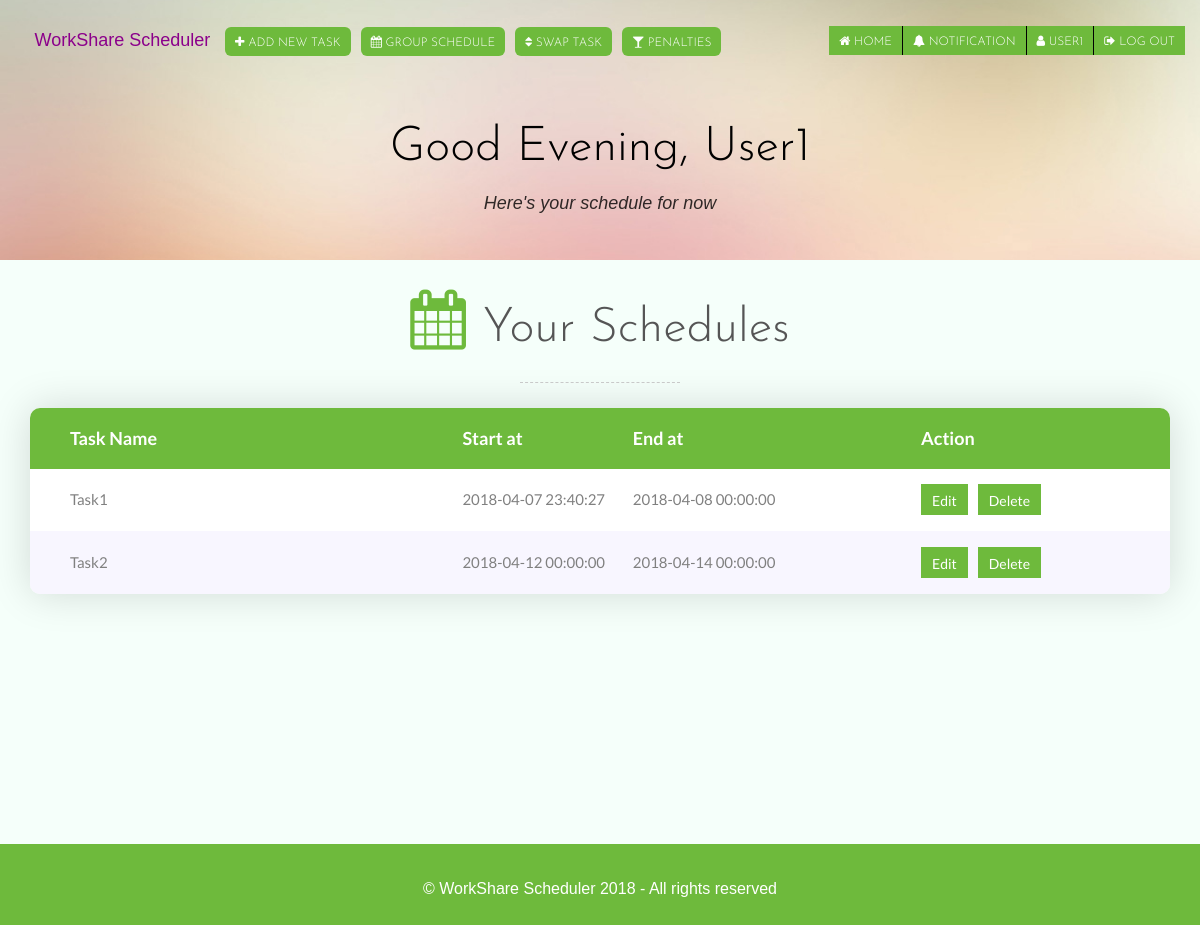
/home/index (signed in), run on the app's committed database.
### tables this page shows
CREATE TABLE `tasks` (
  `id` int(11) NOT NULL,
  `user_id` int(11) DEFAULT NULL,
  `task_name` varchar(255) NOT NULL,
  `start_at` datetime DEFAULT NULL,
  `end_at` datetime DEFAULT NULL
);

### modules/HomeModule/HomeController.php (called while the page is built, shortened)
<?php
require_once("services/TaskService.php");
class HomeController
{
    private $TaskService;
    public function __construct()
    {
        $db = new DbContext();
        $dbConnection = $db->dbConnection;
        $this->TaskService = new TaskService($dbConnection);
    }
    public function index()
    {
        $b = time();
        $hour = date("g", $b);
        $m    = date("A", $b);
		if ($m == "AM") {
            $msg = "Good Morning,";
            }
        else if ($m == "PM") {
            if ($hour == 12 || ($hour >1 && $hour <6 )) {
                $msg = "Good Afternoon,";
            } else	{
                $msg = "Good Evening,";
            }
        }
        $result = $this->TaskService->fetchUserTasks();
        if($result != false){
            $total_tasks = count($result);
        }else{
            $total_tasks = 0;
        }
        $this->view = "modules/HomeModule/HomeView.php";
        require_once($this->view);
    }
}

### services/TaskService.php (called while the page is built, shortened)
<?php
class TaskService
{
    private $db;
    function __construct($dbConnection)
    {
        $this->db = $dbConnection;
    }
    public function fetchUserTasks()
    {
        $sql = "SELECT `id`,`task_name`,`start_at`,`end_at` from `tasks` WHERE `user_id`=?";
        if($stmt = $this->db->prepare($sql))
        {
            $stmt->bind_param("i", $_SESSION['user_id']);
            $stmt->execute();
            $stmt->bind_result($id,$taskName, $startAt,$endAt);
            while ($stmt->fetch()) {
                $fetchData[] =  [$id,$taskName, $startAt,$endAt];
            }
            if(isset($fetchData)){
                return $fetchData;
            }
            else{
                return false;
            }
        }else{
            return false;
        }
    }
}

### modules/HomeModule/HomeView.php (the view, shortened to what this page needs)
<div class="top-content">
    <div class="container">
        <div class="row">
            <div class="col-sm-12 text wow fadeInLeft">
                <h1><?php echo $msg; ?> <?php if(isset($_SESSION['username'])) { echo $_SESSION['username'];} ?></h1>
                <div class="description">
                    <p class="medium-paragraph">
                        <?php if($total_tasks > 0){ ?>
                        <i>Here's your schedule for now</i>
                        <?php } ?>
                    </p>
                </div>
            </div>
        </div>
    </div>
</div>
<div class="features-container section-container">
    <div class="container">
        <div class="row">
            <div class="col-sm-12 features section-description wow fadeIn top-margin">
                <div class="col-sm-12 features features-box section-description wow fadeIn animated" style="visibility: visible; animation-name: fadeIn;">
                    <div class="col-sm-12 features-box-icon">
                        <i class="fa fa-calendar"></i> <h2>Your Schedules</h2>
                    </div>
                    <div class="clearfix"></div>
                    <div class="divider-1"><div class="line"></div></div>
                </div>
                <div class="fadeInLeft">
                    <div class="container-table100">
                        <div class="wrap-table100">
                            <div class="table100 ver1 m-b-110">
                                <div class="table100-head">
                                    <table id="my-table">
                                        <thead>
                                        <tr class="row100 head">
                                            <th class="cell100 column1">Task Name</th>
                                            <th class="cell100 column2">Start at</th>
                                            <th class="cell100 column3">End at</th>
                                            <th class="cell100 column4">Action</th>
                                        </tr>
                                        </thead>
                                    </table>
                                </div>
                                <div class="table100-body js-pscroll">
                                    <table>
                                        <tbody>
                                        <?php if($total_tasks > 0){ foreach($result as $task_result) { ?>
                                        <tr class="row100 body">
                                            <td class="cell100 column1"><?php echo $task_result[1]; ?></td>
                                            <td class="cell100 column2"><?php echo $task_result[2]; ?></td>
                                            <td class="cell100 column3"><?php echo $task_result[3]; ?></td>
                                            <td class="cell100 column4"><a href="<?php echo URL_PATH.'/task/edit/'.$task_result[0]; ?>" class="btn btn-link-3 btn-link">Edit</a><a href="<?php echo URL_PATH.'/task/delete/'.$task_result[0]; ?>" class="btn btn-link-3 btn-link">Delete</a</td>
                                        </tr>
                                        <?php } } ?>
                                        </tbody>
                                    </table>
                                </div>
                            </div>
                        </div>
                    </div>
                </div>
            </div>
        </div>
    </div>
</div>

### index.php (shortened to what this page needs)
<?php
$parameter = null;
if (isset($_GET['controller']) && isset($_GET['action']))
{
    $parameter = isset($_GET['parameter']) ? strtolower($_GET['parameter']) : null;
}
?>
<!DOCTYPE html>
<html lang="en">
<head>
    <?php require_once('includes/header.php'); ?>
</head>
<body>
    <?php require_once('includes/navigation-bar.php'); ?>
    <?php include_once("config/router.php"); ?>
    <?php require_once('includes/footer.php'); ?>
</body>
</html>

### includes/header.php (shortened to what this page needs)
<link rel="stylesheet" href="<?php echo URL_PATH .'/' ?>assets/bootstrap/css/bootstrap.min.css">
<link rel="stylesheet" href="<?php echo URL_PATH .'/' ?>assets/font-awesome/css/font-awesome.min.css">
<link rel="stylesheet" href="<?php echo URL_PATH .'/' ?>assets/css/animate.css">
<link rel="stylesheet" href="<?php echo URL_PATH .'/' ?>assets/css/style.css">
<link rel="stylesheet" type="text/css" href="<?php echo URL_PATH .'/' ?>assets/vendor/perfect-scrollbar/perfect-scrollbar.css">
<link rel="stylesheet" href="<?php echo URL_PATH .'/' ?>assets/css/util.css">
<link rel="stylesheet" href="<?php echo URL_PATH .'/' ?>assets/css/main.css">
<link rel="stylesheet" href="<?php echo URL_PATH .'/' ?>assets/css/forms.css">

### includes/navigation-bar.php (shortened to what this page needs)
<nav class="navbar navbar-fixed-top navbar-no-bg" role="navigation">
    <div class="container-fluid">
        <div class="col-sm-12">
            <div class="navbar-header">
                <a class="navbar-brand" href="//localhost/wss/user/login"> WorkShare Scheduler</a>
            </div>
            <div class="collapse navbar-collapse" id="top-navbar-1">
                <ul class="nav navbar-nav navbar-left" style="margin-top: 8px;">
                    <li><a href="<?php echo URL_PATH.'/task/add'; ?>" class="btn btn-link-3"><i class="fa fa-plus"></i> Add New Task</a></li>
                    <li><a href="<?php echo URL_PATH.'/task/listschedule'; ?>" class="btn btn-link-3"><i class="fa fa-calendar"></i> Group Schedule</a></li>
                    <li><a href="<?php echo URL_PATH.'/swap/index'; ?>" class="btn btn-link-3"><i class="fa fa-sort"></i> Swap Task</a></li>
                    <li><a href="<?php echo URL_PATH.'/penalty/index'; ?>" class="btn btn-link-3"><i class="fa fa-glass"></i> Penalties</a></li>
                </ul>
                <ul class="nav navbar-nav navbar-right" style="margin-top: 16px;">
                    <li><a href="<?php echo URL_PATH.'/user/login'; ?>" class="btn btn-link-3" style="margin: 0;border-radius: 0;border-right: 1px solid black;"><i class="fa fa-home"></i> Home</a></li>
                    <li><a href="<?php echo URL_PATH.'/swap/notification'; ?>" class="btn btn-link-3" style="margin: 0;border-radius: 0;border-right: 1px solid black;"><i class="fa fa-bell"></i> Notification</a></li>
                    <?php if(isset($_SESSION['user_id'])){ ?>
                    <li><a href="<?php echo URL_PATH.'/home/profile'; ?>" class="btn btn-link-3" style="margin: 0;border-radius: 0;border-right: 1px solid black;"><i class="fa fa-user"></i> <?php echo $_SESSION['username']; ?></a></li>
                    <?php } ?>
                    <?php if(isset($_SESSION['user_id'])){ ?>
                        <li><a href="<?php echo URL_PATH.'/user/logout'; ?>" class="btn btn-link-3" style="margin: 0;border-radius: 0;"><i class="fa fa-sign-out"></i> Log Out</a></li>
                    <?php }else{ ?>
                        <li><a href="<?php echo URL_PATH.'/user/login'; ?>" class="btn btn-link-3" style="margin: 0;border-radius: 0;"><i class="fa fa-sign-in"></i> Log In</a></li>
                    <?php } ?>
                </ul>
            </div>
        </div>
    </div>
</nav>

### config/router.php (shortened to what this page needs)
<?php
function callAction($controller, $action, $parameter)
{
    switch ($controller) {
        case "home":
            require_once("modules/HomeModule/HomeController.php");
            $controller = new HomeController();
            break;
    }
    if ($parameter) {
        $controller->{$action}($parameter);
    } else {
        $controller->{$action}();
    }
}
callAction($controller, $action, $parameter);

### includes/footer.php (shortened to what this page needs)
<footer>
    <div class="container">
        <div class="row">
            <div class="col-sm-12 footer-copyright">
                &copy; WorkShare Scheduler 2018 - All rights reserved
            </div>
        </div>
    </div>
</footer>

### assets/css/style.css (style rules this page uses)
body { font-family: 'Roboto', sans-serif; font-size: 16px; font-weight: 300; color: #888; line-height: 30px; text-align: center; }
.btn-link { padding: 6px 10px 3px 10px !important; background: #6eba3c !important; color: #fff !important; margin-right: 10px; }
a, a:hover, a:focus { color: #8b008b; text-decoration: none; -o-transition: all .3s; -moz-transition: all .3s; -webkit-transition: all .3s; -ms-transition: all .3s; transition: all .3s; }
h1, h2 { margin-top: 10px; font-family: 'Josefin Sans', sans-serif; font-size: 48px; font-weight: 300; color: #555; line-height: 56px; }
.medium-paragraph { font-size: 18px; line-height: 34px; }
.section-container { margin: 0 auto; padding-bottom: 80px; }
.section-description { margin-top: 60px; padding-bottom: 10px; }
.divider-1 { padding: 25px 0 15px 0; }
.divider-1 .line { width: 160px; margin: 0 auto; border-bottom: 1px dashed #ccc; }
.navbar { margin-bottom: 0; padding-top: 0; background: #fff; border: 0; -moz-box-shadow: 0 1px 5px 0 rgba(0, 0, 0, 0.1); -webkit-box-shadow: 0 1px 5px 0 rgba(0, 0, 0, 0.1); box-shadow: 0 1px 5px 0 rgba(0, 0, 0, 0.1); -moz-border-radius: 0; -webkit-border-radius: 0; border-radius: 0; -o-transition: all .6s; -moz-transition: all .6s; -webkit-transition: all .6s; -ms-transition: all .6s; transition: all .6s; }
.navbar-no-bg { padding-top: 10px; background: none; -moz-box-shadow: none; -webkit-box-shadow: none; box-shadow: none; }
ul.navbar-nav { font-family: 'Josefin Sans', sans-serif; font-size: 14px; color: #888; font-weight: 400; text-transform: uppercase; }
ul.navbar-nav li a { background: none; color: #888; border: 0; }
.navbar-no-bg ul.navbar-nav { color: #fff; }
.navbar-no-bg ul.navbar-nav li a { color: #fff; }
ul.navbar-nav li a.btn-link-3 { position: relative; display: inline-block; margin: 9px 0 0 10px; padding: 6px 10px 3px 10px; background: #6eba3c; border: 0; font-family: 'Josefin Sans', sans-serif; font-size: 12px; font-weight: 300; color: #fff; text-transform: uppercase; -moz-border-radius: 6px; -webkit-border-radius: 6px; border-radius: 6px; }
.navbar-brand { width: 185px; padding: 20px 0; }
.navbar>.container .navbar-brand, .navbar>.container-fluid .navbar-brand { margin-left: 0; }
.top-content { padding: 60px 0 30px 0; }
.top-margin { margin-top: 0; }
.top-content .text { padding-top: 60px; color: #000; }
.top-content .text h1 { color: #000; }
.top-content .description { margin: 10px 0 10px 0; }
.top-content .description p { opacity: 0.8; }
.features-box { margin-top: 30px; text-align: left; }
.features-box .features-box-icon { font-size: 60px; color: #6eba3c; line-height: 60px; text-align: center; }
.features-box .features-box-icon h2 { display: inline-block !important; }
footer { padding: 15px 0 21px 0; background: #6eba3c; color: white; margin-top: 50px; }
.footer-copyright { padding-top: 15px; }

### assets/css/forms.css (style rules this page uses)
body,html { border:0;margin:0;padding:0 }

### data on the page
tasks: task_name "Task1", start_at "2018-04-07 23:40:27", end_at "2018-04-08 00:00:00"
tasks: task_name "Task2", start_at "2018-04-12 00:00:00", end_at "2018-04-14 00:00:00"

### other printed values
$_SESSION['username'] "USER1"
$msg "Good Evening,"
$_SESSION['username'] "User1"
